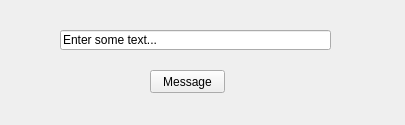
<?xml version="1.0" encoding="UTF-8"?>
<ui version="4.0">
 <class>form</class>
 <widget class="QWidget" name="form">
  <property name="geometry">
   <rect>
    <x>0</x>
    <y>0</y>
    <width>405</width>
    <height>125</height>
   </rect>
  </property>
  <property name="windowTitle">
   <string>form</string>
  </property>
  <widget class="QPushButton" name="pushButton">
   <property name="geometry">
    <rect>
     <x>150</x>
     <y>70</y>
     <width>75</width>
     <height>23</height>
    </rect>
   </property>
   <property name="text">
    <string>Message</string>
   </property>
  </widget>
  <widget class="QLineEdit" name="lineEdit">
   <property name="geometry">
    <rect>
     <x>60</x>
     <y>30</y>
     <width>271</width>
     <height>20</height>
    </rect>
   </property>
   <property name="text">
    <string>Enter some text...</string>
   </property>
  </widget>
 </widget>
 <resources/>
 <connections/>
</ui>
